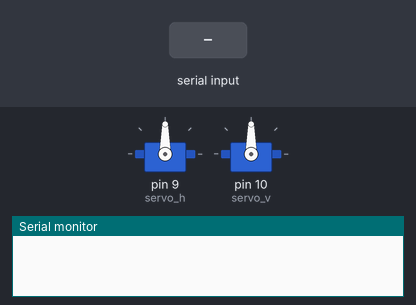
This sketch was run on a simulated Arduino Uno, built with avr-gcc and run on an emulated ATmega328P. Shown: 2 × servo, the last lines printed to the serial monitor. The test bench sets the inputs (shaded band).

Above: at 1.2 s.
1.3 s: byte 97 (A) received over Serial
At 1.9 s:
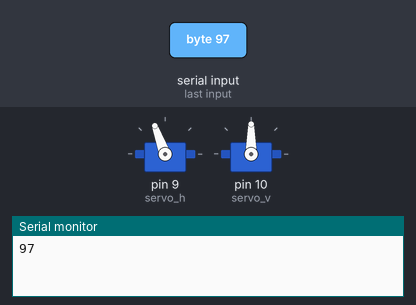
2.9 s: byte 104 (H) received over Serial
At 4.1 s:
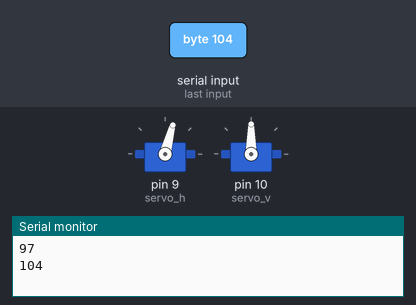
4.4 s: byte 114 (R) received over Serial
At 5.4 s:
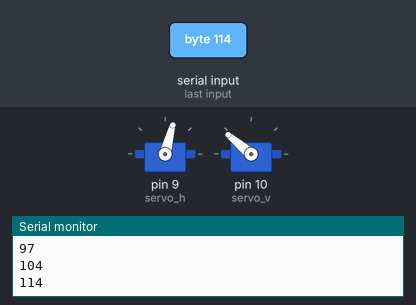
5.9 s: byte 98 (B) received over Serial
At 6.6 s:
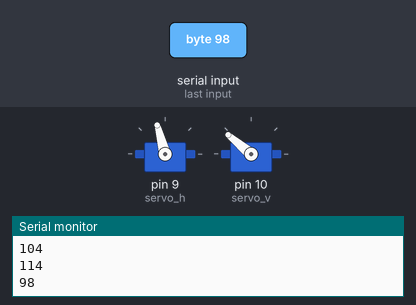
7.4 s: byte 100 (D) received over Serial
At 7.7 s:
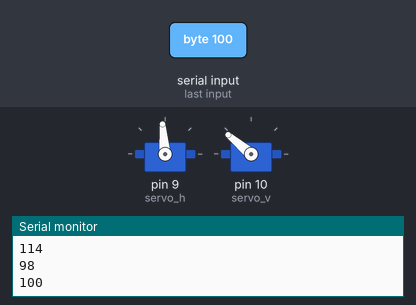
8.9 s: byte 113 (Q) received over Serial
At 10.1 s:
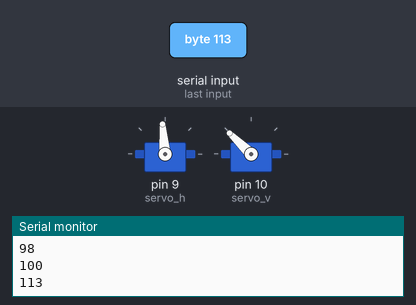
Timing chart, 0 to 11.4 s (numbered marks = the images above; inputs shaded):
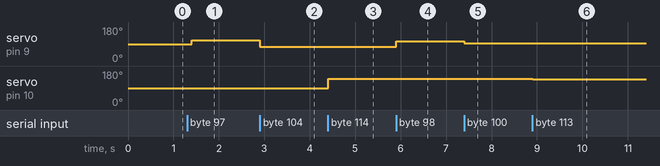

Measured:
- after the input at 1.3 s, servo on pin 9 (servo_h): 90° → 110° after 0.10 s
- after the input at 2.9 s, servo on pin 9 (servo_h): 110° → 75° at once
- after the input at 4.4 s, servo on pin 10 (servo_v): 90° → 140° at once
- after the input at 5.9 s, servo on pin 9 (servo_h): 75° → 105° at once
- after the input at 7.4 s, servo on pin 9 (servo_h): 105° → 95° at once
- after the input at 8.9 s, servo on pin 10 (servo_v): 140° → 136° at once

The sketch:

motion_arduino_serial_version.ino
```cpp
#include<Wire.h>
#include<Servo.h>
/*
1 2 3
4 5 6
7 8 9
*/
#define SLAVE_ADDR 0x04
//#define left '4'
//#define right '6'
#define A 'a'
#define B 'b'
#define C 'c'
#define D 'd'
#define E 'e'
#define F 'f'
#define G 'g'
#define H 'h'
#define I 'i'

#define J 'j'
#define K 'k'
#define L 'l'
#define M 'm'
#define N 'n'
#define O 'o'
#define P 'p'
#define Q 'q'
#define R 'r'


//#define up '2'
//#define down '8'

Servo servo_h;
Servo servo_v;

static int pos_h=90;
static int pos_v=90;

void setup()
{
	Serial.begin(9600);           // start serial for output

	servo_h.attach(9);			//horizen at 9
	servo_v.attach(10);			//vertical at 10
	servo_h.write(pos_h);
	servo_v.write(pos_v);
}

void loop()
{
        while(Serial.available()) receiveEvent();
	delay(100);
}

void receiveEvent()
{
	int x = Serial.read();    // receive byte as an integer
	Serial.println(x);         // print the integer

        if(x==A) pos_h =110;
        if(x==B) pos_h =105;
        if(x==C) pos_h =100;
        if(x==D) pos_h =95;
        if(x==E) pos_h =90;
        if(x==F) pos_h =85;
        if(x==G) pos_h =80;
        if(x==H) pos_h =75;
        if(x==I) pos_h =65;

        if(x==R) pos_v =140;
        if(x==Q) pos_v =136;
        if(x==P) pos_v =132;
        if(x==O) pos_v =128;
        if(x==N) pos_v =124;
        if(x==M) pos_v =120;
        if(x==L) pos_v =116;
        if(x==K) pos_v =112;
        if(x==J) pos_v =108;


 //       pos_h=x;
	servo_h.write(pos_h);
	servo_v.write(pos_v);
}
```
